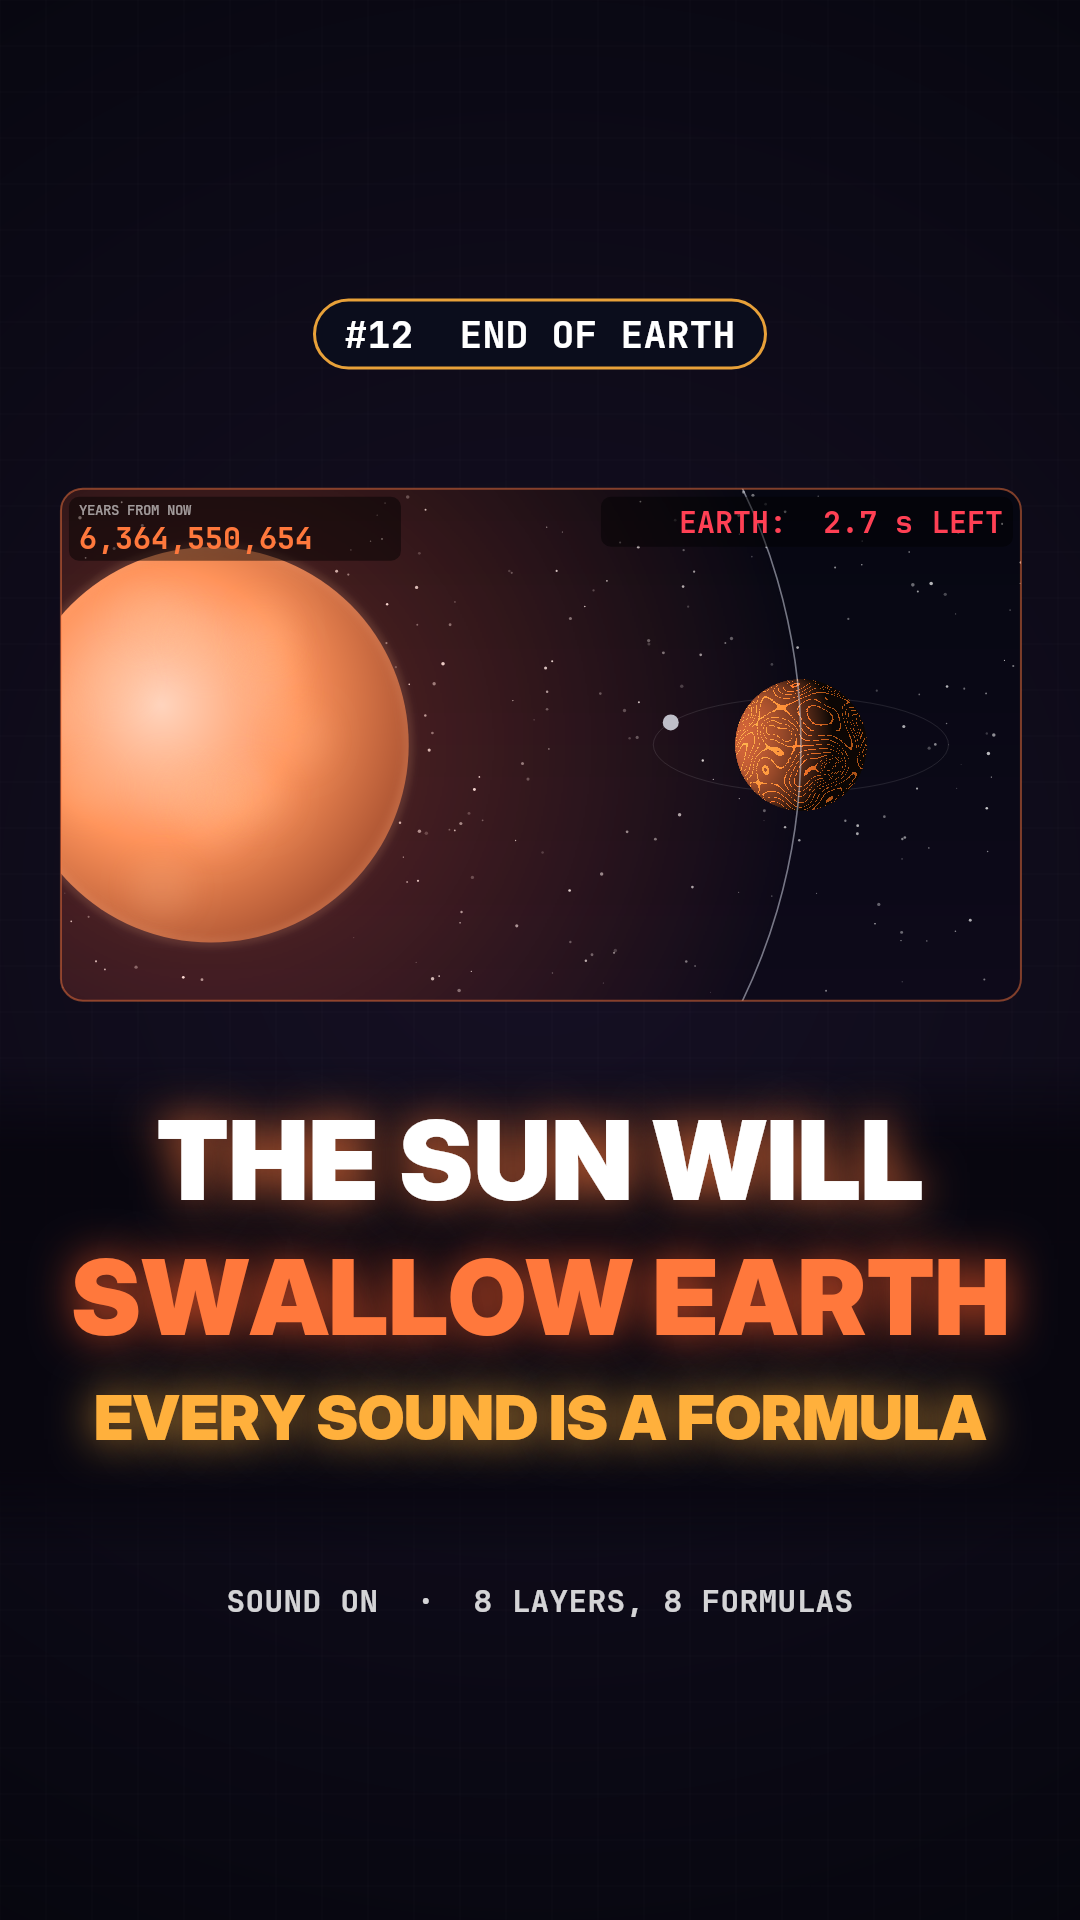

Reproduce this figure in Python.
"""Cover image for video 12: the red giant about to swallow Earth + hook."""
import importlib.util
import os
import sys

import skia
from PIL import Image

HERE = os.path.dirname(os.path.abspath(__file__))
sys.path.insert(0, HERE)
spec = importlib.util.spec_from_file_location("v12", os.path.join(HERE, "12_script.py"))
v = importlib.util.module_from_spec(spec)
spec.loader.exec_module(v)

W, H = v.W, v.H


def line(c, text, y, size, rgb, glow, max_w=940):
    f = v.fit(v.TF_BLACK, size, text, max_w)
    v.text_c(c, text, 540, y, f, v.C(rgb), glow=v.C(glow, 200), blur=22)


def render(t_frame, out):
    v.setup_video()
    v.NO_FLASH = True
    v.caption = lambda c, t: None
    v.draw_hud = lambda *a, **k: None
    v.overlays = lambda *a, **k: None
    v.draw_tape = lambda c, t: None
    v.draw_scope = lambda *a, **k: None
    v.draw_mixer = lambda *a, **k: None
    real_text = v.text_c
    v.text_c = lambda *a, **k: None
    buf, s = v.new_surface()
    c = s.getCanvas()
    v.draw_frame(c, t_frame)
    v.text_c = real_text

    sh = skia.GradientShader.MakeLinear([(0, 1060), (0, 1560)],
                                        [skia.Color(7, 5, 14, 0), skia.Color(7, 5, 14, 238),
                                         skia.Color(7, 5, 14, 238), skia.Color(7, 5, 14, 0)],
                                        [0, 0.18, 0.82, 1])
    c.drawRect(skia.Rect(0, 1060, W, 1560), skia.Paint(Shader=sh))

    tag = "#12  END OF EARTH"
    f = v.kit.font("mono", 38)
    w = f.measureText(tag) + 60
    rr = skia.RRect.MakeRectXY(skia.Rect(540 - w / 2, 300, 540 + w / 2, 368), 34, 34)
    c.drawRRect(rr, v.paint(skia.Color(10, 12, 28, 230)))
    c.drawRRect(rr, v.paint(v.C(v.AMBER, 230), stroke=3))
    v.text_c(c, tag, 540, 348, f, skia.Color(255, 255, 255))

    line(c, "THE SUN WILL", 1200, 110, (255, 255, 255), (255, 120, 60))
    line(c, "SWALLOW EARTH", 1335, 124, (255, 120, 60), (255, 90, 40))
    line(c, "EVERY SOUND IS A FORMULA", 1440, 62, v.AMBER, v.AMBER)

    f = v.kit.font("mono", 31)
    v.text_c(c, "SOUND ON  ·  8 LAYERS, 8 FORMULAS", 540, 1612, f, skia.Color(255, 255, 255, 210))
    s.makeImageSnapshot().save(out, skia.kPNG)
    Image.open(out).convert("RGB").save(out[:-4] + ".jpg", quality=92)
    print("wrote", out)


if __name__ == "__main__":
    t = float(sys.argv[1]) if len(sys.argv) > 1 else 48.5
    out = sys.argv[2] if len(sys.argv) > 2 else os.path.join(HERE, "12_cover.png")
    render(t, out)
